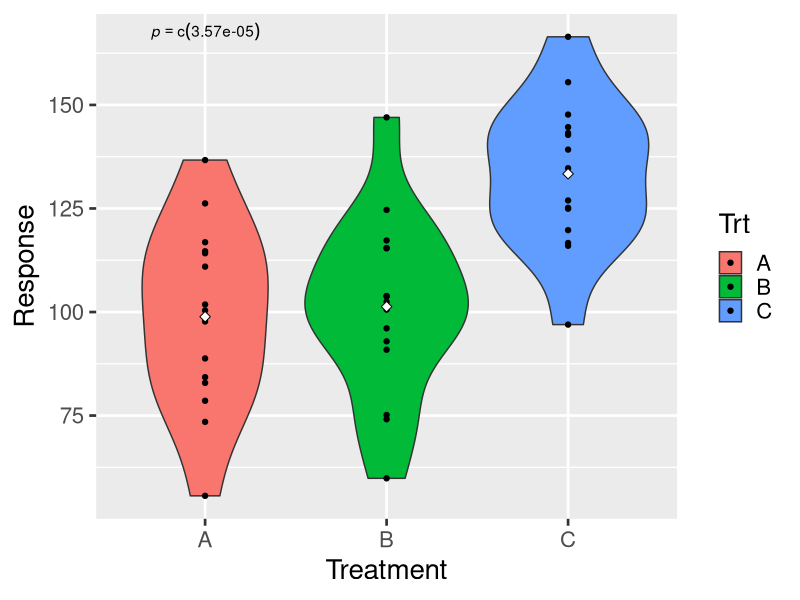

Generate this figure with R:
## ---- chunk 1
knitr::opts_chunk$set(echo = TRUE)
## ---- chunk 2
set.seed <- 57   #for repeatable results
library(ggplot2)

GroupN <- 3      # number of treatment groups
RanN <- 7     # number of random data sets to create

MeanA <- 100 # mean of treatment group A
sdA <- 20    # standard deviation of treatment group A
RepA <- 15   # number of replicates of treatment group A

MeanB <- 100
sdB <- 20
RepB <- 15

MeanC <- 130
sdC <- 20
RepC <- 15

ParamList <- list(GroupN=GroupN,RanN=RanN,
                  MeanA=MeanA,sdA=sdA,RepA=RepA,
                  MeanB=MeanB,sdB=sdB,RepB=RepB,
                  MeanC=MeanC,sdC=sdC,RepC=RepC)

## ---- chunk 3
##################################################
# function: DataGen
# create a single data frame
# input: parameter list 
# output: 2-column dataframe, with factor Treatment and response
#------------------------------------------------- 
DataGen <- function(ParamList) {
Trt1 <- rnorm(n=RepA,mean=MeanA,sd=sdA)
Trt2 <- rnorm(n=RepB,mean=MeanB,sd=sdB)
Trt3 <- rnorm(n=RepC,mean=MeanC,sd=sdC)
Trt <- c(rep("A",RepA),rep("B",RepB),rep("C",RepC))
x <- data.frame(Trt,Response=c(Trt1,Trt2,Trt3))
return(x)

}
##################################################

## ---- chunk 4
##################################################
# function: getP
# extract p-value from ANOVA
# input: data frame
# output: p-value for ANOVA
#------------------------------------------------- 
getP <- function(dframe) {
pVal <- unlist(summary(aov(dframe$Response~dframe$Trt)))["Pr(>F)1"]
return(pVal)
}
##################################################
## ---- chunk 5
##################################################
# function: AnovaPlot
# Creates box plots with data overlays for ANOVA data
# input: 2-column long-form data frame with 1-way layout
# output: ggplot graph
#------------------------------------------------- 
AnovaPlot <- function(z) {
  # pull out p value from model summary
  pVal <- getP(z)
  print(head(z))
  print(pVal)
  # create an expression to add to the graph
eqn <- as.character(as.expression(
       substitute(italic(p) == pCon,
                  list(pCon= format(pVal,digits=3)))))
print(eqn)
  
  
AnovaFig <- ggplot(data=z, aes(x=Trt,y=Response,fill=Trt))
AnovaFig +  
  geom_violin() +
  geom_point() + 
  theme_gray(base_size = 20) +
  xlab("Treatment") +
  stat_summary(fun.y=mean,geom="point",fill="white",shape=23,size=2.5) +
  annotate("text",label=eqn,parse=TRUE,x=-Inf,y=Inf,hjust=-0.5,vjust=1.5)

}
AnovaPlot(DataGen(ParamList))
##################################################

## ---- chunk 6
##################################################
# function: SimEngine
# Simulates multiple runs of DataGen and retains p value from each
# input: ParamList, which contains the number of simulations RanN
# output: Vector of p values
#------------------------------------------------- 
SimEngine <- function(z) {

pVec <- replicate(n=z$RanN,expr=getP(DataGen(z)))  

return(pVec)
}
##################################################
SimEngine(ParamList)
